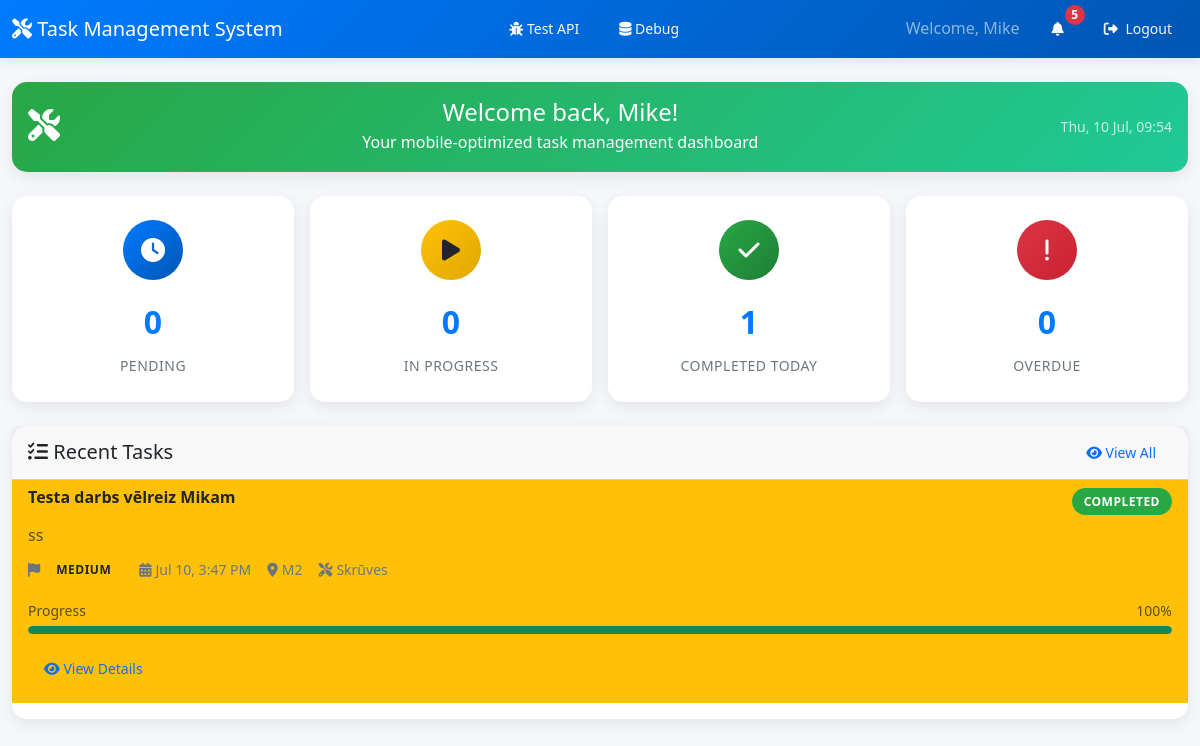
The page /mechanic/dashboard.php (signed in) on the database its author committed.
### tables this page shows
CREATE TABLE `users` (
  `id` int(11) NOT NULL AUTO_INCREMENT,
  `username` varchar(50) NOT NULL,
  `email` varchar(100) NOT NULL,
  `password` varchar(255) NOT NULL,
  `first_name` varchar(50) NOT NULL,
  `last_name` varchar(50) NOT NULL,
  `role` enum('admin','manager','mechanic','operator') NOT NULL DEFAULT 'mechanic',
  `phone` varchar(20) DEFAULT NULL,
  `department` varchar(100) DEFAULT NULL,
  `is_active` tinyint(1) NOT NULL DEFAULT 1,
  `last_login` timestamp NULL DEFAULT NULL,
  `created_at` timestamp NOT NULL DEFAULT current_timestamp(),
  `updated_at` timestamp NOT NULL DEFAULT current_timestamp() ON UPDATE current_timestamp(),
  `profile_image` varchar(255) DEFAULT NULL,
  `preferences` longtext DEFAULT NULL CHECK (json_valid(`preferences`)),
  PRIMARY KEY (`id`),
  UNIQUE KEY `username` (`username`),
  UNIQUE KEY `email` (`email`),
  KEY `idx_role` (`role`),
  KEY `idx_email` (`email`),
  KEY `idx_active` (`is_active`)
);

CREATE TABLE `tasks` (
  `id` int(11) NOT NULL AUTO_INCREMENT,
  `title` varchar(200) NOT NULL,
  `description` text DEFAULT NULL,
  `priority` enum('low','medium','high','urgent') NOT NULL DEFAULT 'medium',
  `status` enum('pending','in_progress','completed','cancelled','on_hold') NOT NULL DEFAULT 'pending',
  `assigned_to` int(11) NOT NULL,
  `assigned_by` int(11) NOT NULL,
  `category` varchar(100) DEFAULT NULL,
  `location` varchar(200) DEFAULT NULL,
  `equipment` varchar(200) DEFAULT NULL,
  `estimated_hours` decimal(5,2) DEFAULT NULL,
  `actual_hours` decimal(5,2) DEFAULT NULL,
  `start_date` timestamp NULL DEFAULT NULL,
  `due_date` timestamp NULL DEFAULT NULL,
  `completed_date` timestamp NULL DEFAULT NULL,
  `progress_percentage` int(3) NOT NULL DEFAULT 0,
  `notes` text DEFAULT NULL,
  `created_at` timestamp NOT NULL DEFAULT current_timestamp(),
  `updated_at` timestamp NOT NULL DEFAULT current_timestamp() ON UPDATE current_timestamp(),
  `attachments` longtext DEFAULT NULL CHECK (json_valid(`attachments`)),
  `tags` varchar(500) DEFAULT NULL,
  PRIMARY KEY (`id`),
  KEY `idx_assigned_to` (`assigned_to`),
  KEY `idx_assigned_by` (`assigned_by`),
  KEY `idx_status` (`status`),
  KEY `idx_priority` (`priority`),
  KEY `idx_due_date` (`due_date`),
  KEY `idx_tasks_status_priority` (`status`,`priority`),
  KEY `idx_tasks_assigned_status` (`assigned_to`,`status`),
  CONSTRAINT `fk_task_assigned_by` FOREIGN KEY (`assigned_by`) REFERENCES `users` (`id`) ON DELETE CASCADE,
  CONSTRAINT `fk_task_assigned_to` FOREIGN KEY (`assigned_to`) REFERENCES `users` (`id`) ON DELETE CASCADE
);

### config/config.php (called while the page is built, shortened)
<?php
require_once ROOT_PATH . '/config/database.php';
function isMobile() {
    return preg_match("/(android|webos|avantgo|iphone|ipad|ipod|blackberry|iemobile|bolt|boost|cricket|docomo|fone|hiptop|mini|mobi|palm|phone|pie|tablet|up\.browser|up\.link|webos|wos)/i", $_SERVER['HTTP_USER_AGENT']);
}
?>

### config/database.php (called while the page is built, shortened)
<?php
class Database {
    private static $instance = null;
    private $connection;
    private function __construct() {
        try {
            $dsn = "mysql:host=" . DB_HOST . ";dbname=" . DB_NAME . ";charset=" . DB_CHARSET;
            $this->connection = new PDO($dsn, DB_USER, DB_PASS, [
                PDO::ATTR_ERRMODE => PDO::ERRMODE_EXCEPTION,
                PDO::ATTR_DEFAULT_FETCH_MODE => PDO::FETCH_ASSOC,
                PDO::ATTR_EMULATE_PREPARES => false
            ]);
            $this->connection->exec("SET time_zone = '+02:00'");
        } catch (PDOException $e) {
            error_log("Database connection failed: " . $e->getMessage());
            die("Database connection failed. Please check configuration.");
        }
    }
    public static function getInstance() {
        if (self::$instance === null) {
            self::$instance = new self();
        }
        return self::$instance;
    }
    public function query($sql, $params = []) {
        try {
            $stmt = $this->connection->prepare($sql);
            $stmt->execute($params);
            return $stmt;
        } catch (PDOException $e) {
            error_log("Database query error: " . $e->getMessage());
            throw new Exception("Database query failed");
        }
    }
    public function fetch($sql, $params = []) {
        return $this->query($sql, $params)->fetch();
    }
    public function fetchAll($sql, $params = []) {
        return $this->query($sql, $params)->fetchAll();
    }
    public function fetchCount($sql, $params = []) {
        return $this->query($sql, $params)->fetchColumn();
    }
}
?>

### mechanic/dashboard.php (the view, shortened to what this page needs)
<?php
require_once '../config/config.php';
$db = Database::getInstance();
$user_id = $_SESSION['user_id'];
$is_mobile = isMobile();
$user = $db->fetch("SELECT * FROM users WHERE id = ?", [$user_id]);
$stats = [
    'pending' => $db->fetchCount(
        "SELECT COUNT(*) FROM tasks WHERE assigned_to = ? AND status = 'pending'",
        [$user_id]
    ),
    'in_progress' => $db->fetchCount(
        "SELECT COUNT(*) FROM tasks WHERE assigned_to = ? AND status = 'in_progress'",
        [$user_id]
    ),
    'completed' => $db->fetchCount(
        "SELECT COUNT(*) FROM tasks WHERE assigned_to = ? AND status = 'completed' AND DATE(completed_date) = CURDATE()",
        [$user_id]
    ),
    'overdue' => $db->fetchCount(
        "SELECT COUNT(*) FROM tasks WHERE assigned_to = ? AND due_date < NOW() AND status NOT IN ('completed', 'cancelled')",
        [$user_id]
    )
];
$recent_tasks = $db->fetchAll(
    "SELECT t.*, u.first_name, u.last_name
     FROM tasks t
     LEFT JOIN users u ON t.assigned_by = u.id
     WHERE t.assigned_to = ?
     ORDER BY
        CASE
            WHEN t.status = 'in_progress' THEN 1
            WHEN t.priority = 'urgent' THEN 2
            WHEN t.priority = 'high' THEN 3
            ELSE 4
        END,
        t.due_date ASC,
        t.created_at DESC
     LIMIT 10",
    [$user_id]
);
$notifications = $db->fetchAll(
    "SELECT * FROM notifications
     WHERE user_id = ? AND is_read = 0
     ORDER BY created_at DESC
     LIMIT 5",
    [$user_id]
);
?>
<!DOCTYPE html>
<html lang="en">
<head>
    <link href="https://cdnjs.cloudflare.com/ajax/libs/bootstrap/5.3.0/css/bootstrap.min.css" rel="stylesheet">
    <link href="https://cdnjs.cloudflare.com/ajax/libs/font-awesome/6.4.0/css/all.min.css" rel="stylesheet">
    <link href="../css/style.css" rel="stylesheet">
</head>
<body class="<?php echo $is_mobile ? 'mobile-device' : ''; ?>">
    <nav class="navbar navbar-dark">
        <div class="container-fluid">
            <span class="navbar-brand mb-0 h1">
                <i class="fas fa-tools"></i> <?php echo APP_NAME; ?>
            </span>
            <div class="d-flex align-items-center">
                <span class="navbar-text me-3 d-none d-md-inline">
                    Welcome, <?php echo htmlspecialchars($user['first_name']); ?>
                </span>
                <?php if (count($notifications) > 0): ?>
                <button class="btn btn-outline-light btn-sm me-2 position-relative" id="notificationBtn">
                    <i class="fas fa-bell"></i>
                    <span class="notification-badge"><?php echo count($notifications); ?></span>
                </button>
                <?php endif; ?>
                <a href="../logout.php" class="btn btn-outline-light btn-sm">
                    <i class="fas fa-sign-out-alt"></i>
                    <span class="d-none d-md-inline ms-1">Logout</span>
                </a>
            </div>
        </div>
    </nav>
    <div class="container-fluid mt-4 <?php echo $is_mobile ? 'mobile-padding' : ''; ?>">
        <div class="row mb-4">
            <div class="col-12">
                <div class="card welcome-card">
                    <div class="card-body text-center">
                        <div class="row align-items-center">
                            <div class="col-auto">
                                <div class="welcome-icon">
                                    <i class="fas fa-tools fa-2x"></i>
                                </div>
                            </div>
                            <div class="col">
                                <h4 class="mb-1">
                                    Welcome back, <?php echo htmlspecialchars($user['first_name']); ?>!
                                </h4>
                                <p class="mb-0 opacity-90">
                                    Your mobile-optimized task management dashboard
                                </p>
                            </div>
                            <div class="col-auto">
                                <div class="current-time">
                                    <small class="opacity-75" id="currentTime"></small>
                                </div>
                            </div>
                        </div>
                    </div>
                </div>
            </div>
        </div>
        <div class="row g-3 mb-4">
            <div class="col-6 col-md-3">
                <a href="tasks.php?status=pending" class="text-decoration-none">
                    <div class="card stats-card">
                        <div class="stats-icon primary">
                            <i class="fas fa-clock"></i>
                        </div>
                        <div class="stats-number"><?php echo $stats['pending']; ?></div>
                        <div class="stats-label">Pending</div>
                    </div>
                </a>
            </div>
            <div class="col-6 col-md-3">
                <a href="tasks.php?status=in_progress" class="text-decoration-none">
                    <div class="card stats-card">
                        <div class="stats-icon warning">
                            <i class="fas fa-play"></i>
                        </div>
                        <div class="stats-number"><?php echo $stats['in_progress']; ?></div>
                        <div class="stats-label">In Progress</div>
                    </div>
                </a>
            </div>
            <div class="col-6 col-md-3">
                <a href="tasks.php?status=completed" class="text-decoration-none">
                    <div class="card stats-card">
                        <div class="stats-icon success">
                            <i class="fas fa-check"></i>
                        </div>
                        <div class="stats-number"><?php echo $stats['completed']; ?></div>
                        <div class="stats-label">Completed Today</div>
                    </div>
                </a>
            </div>
            <div class="col-6 col-md-3">
                <div class="card stats-card" onclick="showOverdueTasks()">
                    <div class="stats-icon danger">
                        <i class="fas fa-exclamation"></i>
                    </div>
                    <div class="stats-number"><?php echo $stats['overdue']; ?></div>
                    <div class="stats-label">Overdue</div>
                </div>
            </div>
        </div>
        <div class="row">
            <div class="col-12">
                <div class="card">
                    <div class="card-header d-flex justify-content-between align-items-center">
                        <h5 class="mb-0">
                            <i class="fas fa-tasks"></i> Recent Tasks
                        </h5>
                        <a href="tasks.php" class="btn btn-sm btn-outline-primary">
                            <i class="fas fa-eye"></i> View All
                        </a>
                    </div>
                    <div class="card-body p-0">
                        <?php if (empty($recent_tasks)): ?>
                        <div class="empty-state">
                            <div class="empty-state-icon">
                                <i class="fas fa-tasks"></i>
                            </div>
                            <h5>No Tasks Yet</h5>
                            <p>You don't have any tasks assigned yet.<br>Check back later or contact your manager.</p>
                        </div>
                        <?php else: ?>
                        <div class="list-group list-group-flush">
                            <?php foreach ($recent_tasks as $index => $task): ?>
                            <div class="list-group-item task-card priority-<?php echo $task['priority']; ?>" id="task-<?php echo $task['id']; ?>">
                                <div class="d-flex justify-content-between align-items-start mb-2">
                                    <h6 class="mb-1 fw-bold">
                                        <?php echo htmlspecialchars($task['title']); ?>
                                    </h6>
                                    <span class="status-badge status-<?php echo $task['status']; ?>">
                                        <?php echo ucfirst(str_replace('_', ' ', $task['status'])); ?>
                                    </span>
                                </div>
                                <?php if ($task['description']): ?>
                                <p class="mb-2 text-muted">
                                    <?php echo htmlspecialchars(substr($task['description'], 0, 120)); ?>
                                </p>
                                <?php endif; ?>
                                <div class="task-meta">
                                    <span class="task-meta-item">
                                        <i class="fas fa-flag"></i>
                                        <span class="priority-badge priority-<?php echo $task['priority']; ?>">
                                            <?php echo ucfirst($task['priority']); ?>
                                        </span>
                                    </span>
                                    <?php if ($task['due_date']): ?>
                                    <span class="task-meta-item">
                                        <i class="fas fa-calendar-alt"></i>
                                        <span><?php echo date('M j, g:i A', strtotime($task['due_date'])); ?></span>
                                    </span>
                                    <?php endif; ?>
                                    <?php if ($task['location']): ?>
                                    <span class="task-meta-item">
                                        <i class="fas fa-map-marker-alt"></i>
                                        <span><?php echo htmlspecialchars($task['location']); ?></span>
                                    </span>
                                    <?php endif; ?>
                                    <?php if ($task['equipment']): ?>
                                    <span class="task-meta-item">
                                        <i class="fas fa-tools"></i>
                                        <span><?php echo htmlspecialchars($task['equipment']); ?></span>
                                    </span>
                                    <?php endif; ?>
                                </div>
                                <?php if ($task['progress_percentage'] > 0): ?>
                                <div class="mb-3">
                                    <div class="d-flex justify-content-between align-items-center mb-1">
                                        <small class="text-muted">Progress</small>
                                        <small class="text-muted"><?php echo $task['progress_percentage']; ?>%</small>
                                    </div>
                                    <div class="progress">
                                        <div class="progress-bar bg-success" role="progressbar"
                                             style="width: <?php echo $task['progress_percentage']; ?>%"></div>
                                    </div>
                                </div>
                                <?php endif; ?>
                                <div class="task-actions">
                                    <a href="tasks.php?task_id=<?php echo $task['id']; ?>" class="btn btn-outline-primary btn-sm">
                                        <i class="fas fa-eye"></i> View Details
                                    </a>
                                </div>
                            </div>
                            <?php endforeach; ?>
                        </div>
                        <?php endif; ?>
                    </div>
                </div>
            </div>
        </div>
    </div>
</body>
</html>

### rows shown on the page
users: first_name "Mike"
tasks: title "Testa darbs vēlreiz Mikam", status "COMPLETED", description "ss", priority "MEDIUM", due_date "Jul 10, 3:47 PM", location "M2", equipment "Skrūves", progress_percentage "100"

### other values the page prints
APP_NAME "Task Management System"
count($notifications) "5"
$stats['pending'] "0"
$stats['in_progress'] "0"
$stats['completed'] "1"
$stats['overdue'] "0"
